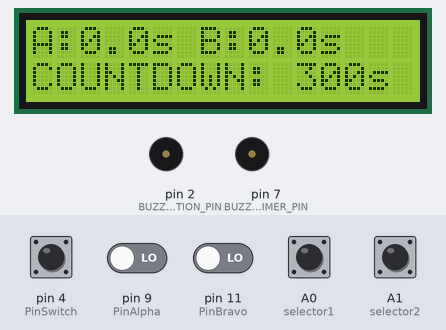
Bench run of a sketch on a simulated Arduino Uno, built with avr-gcc and run on an emulated ATmega328P. Shown: 16×2 character LCD, buzzer (waves = sounding, pin HIGH). The inputs (shaded band) are chosen by the test bench; at power-on: A0 (selector1), A1 (selector2), pin 4 (PinSwitch) HIGH, pin 9 (PinAlpha), pin 11 (PinBravo) LOW.

Above: at 3.4 s.
4.5 s: pin 9 (PinAlpha) driven HIGH
At 5.08 s:
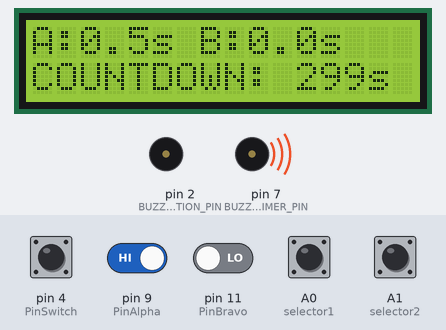
7.4 s: pin 11 (PinBravo) driven HIGH
At 8.08 s:
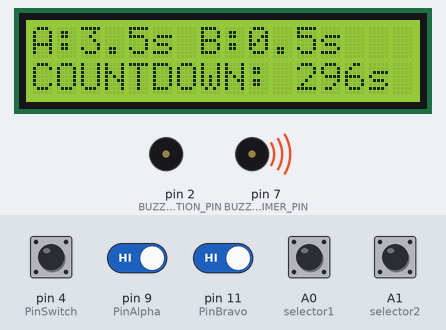
9.3 s: pin 9 (PinAlpha) driven LOW
At 10.06 s:
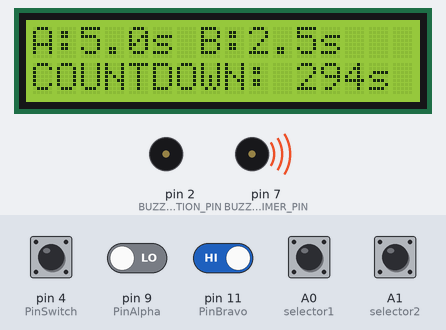
11.3 s: pin 11 (PinBravo) driven LOW
At 13.1 s:
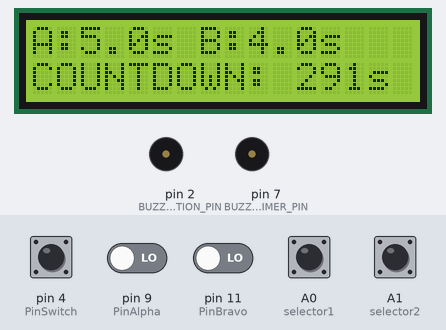
14.3 s: pin 4 (PinSwitch) pulled LOW for 1 s
At 15.2 s:
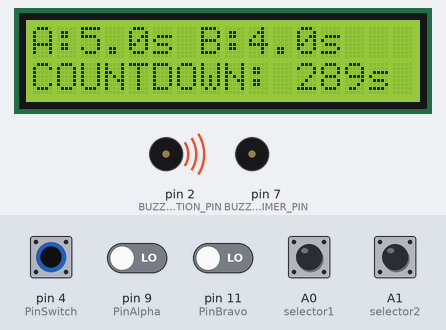
Timing chart, 0 to 17.3 s (numbered marks = the images above; inputs shaded):
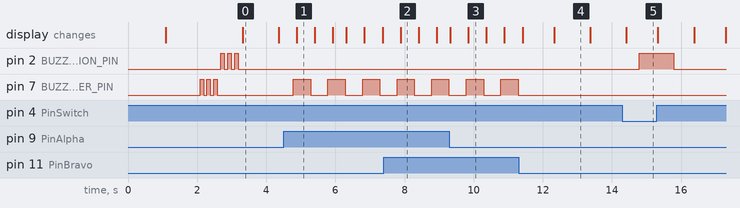

The sketch:

touchbox.ino
```cpp
// Header
#include <TimerOne.h>
#include <Wire.h>
#include <LiquidCrystal_I2C.h>

// Define
#define BUZZER_TIMER_PIN 7
#define BUZZER_VIOLATION_PIN 2

#define PinAlpha 9
#define PinBravo 11

#define PinSwitch 4


//#define DEBUG

#ifdef DEBUG
#define DEBUG_PRINT(x) Serial.print(x)
#define DEBUG_PRINTHEX(x, y) Serial.print(x, y)
#define DEBUG_PRINTLN(x) Serial.println(x)
#else
#define DEBUG_PRINT(x)
#define DEBUG_PRINTHEX(x, y)
#define DEBUG_PRINTLN(x)
#endif


// Functions
void TimingISR();
void beep_short(int count, int pin);

// Global variables
LiquidCrystal_I2C lcd(0x27, 2, 1, 0, 4, 5, 6, 7, 3, POSITIVE); // LCD

int countdown = 0;
bool isEND = false;
int second = 20;
int minute = 0;
int halfsecond = 2;
int sensing_time = 0;
int alpha_sensing_time = 0;
int bravo_sensing_time = 0;
long duration;


int beeptoggle = 0;
bool onTouchAlpha = false;
bool onTouchBravo = false;
bool onTouchSwitch = false;


void setup() {
  Serial.begin(115200); // Initialize serial communications with the PC
  while (!Serial)
    ;          // Do nothing if no serial port is opened (added for Arduinos based on ATMEGA32U4)

  // LCD
  lcd.begin(16, 2);
  lcd.backlight();
  lcd.setCursor(0, 0);
  lcd.print("Milsig Taiwan");
  delay(1000);
  lcd.setCursor(0, 1);
  lcd.print("TouchBox");
  delay(1000);


  // Buzzer
  pinMode(BUZZER_TIMER_PIN, OUTPUT);
  pinMode(BUZZER_VIOLATION_PIN, OUTPUT);

  beep_short(3, BUZZER_TIMER_PIN);
  beep_short(3, BUZZER_VIOLATION_PIN);


  //touch
  pinMode(PinAlpha, INPUT);
  pinMode(PinBravo, INPUT);

  //switch
  pinMode(PinSwitch, INPUT);


  // ISR
  Timer1.initialize(500000); // 0.5s
  Timer1.attachInterrupt(TimingISR);


  pinMode(A0, INPUT_PULLUP);//selector1
  pinMode(A1, INPUT_PULLUP);//selector2

  if (digitalRead(A0)==1 && digitalRead(A1)==1)//5min
    countdown = 300;
  else if (digitalRead(A0)==0 && digitalRead(A1)==1)//7min
    countdown = 420;
  else if (digitalRead(A0)==1 && digitalRead(A1)==0)//10min
    countdown = 600;
  else
    countdown = 720;

}

void loop() {
  lcd.clear();
  lcd.setCursor(0, 0);
  lcd.print("A:");
  lcd.print(alpha_sensing_time / 2);
  if (alpha_sensing_time % 2)
    lcd.print(".5s");
  else
    lcd.print(".0s");


  lcd.print(" B:");
  lcd.print(bravo_sensing_time / 2);
  if (bravo_sensing_time % 2)
    lcd.print(".5s");
  else
    lcd.print(".0s");

  lcd.setCursor(0, 1);
  lcd.print("COUNTDOWN: ");
  lcd.print(countdown);
  lcd.print("s");


  if(digitalRead(PinAlpha)==HIGH)
  {
    onTouchAlpha = true;
    DEBUG_PRINTLN("alpha on!");
  }
  else
    onTouchAlpha = false;

  if(digitalRead(PinBravo)==HIGH)
  {
    onTouchBravo = true;
    DEBUG_PRINTLN("bravo on!");
  }
  else
    onTouchBravo = false;

  if(digitalRead(PinSwitch)==LOW)
  {
    onTouchSwitch = true;
    DEBUG_PRINTLN("switch on!");
  }
  else
    onTouchSwitch = false;


  delay(100);


  if(countdown<=0)
  {
    isEND = true;
    digitalWrite(BUZZER_VIOLATION_PIN, LOW);
    digitalWrite(BUZZER_TIMER_PIN, LOW);
    lcd.setCursor(0, 1);
    lcd.print("STOP!");

    while(1);
  }
}


void TimingISR()
{ // 0.5s
  if(isEND)
    return;

  halfsecond--;
  if (onTouchAlpha)
  {
    alpha_sensing_time++;
  }

  if (onTouchBravo)
  {
    bravo_sensing_time++;
  }

  if (!(onTouchAlpha || onTouchBravo) && onTouchSwitch)
  {
    digitalWrite(BUZZER_VIOLATION_PIN, HIGH);
  }
  else
  {
    digitalWrite(BUZZER_VIOLATION_PIN, LOW);
  }


  beeptoggle = (~beeptoggle);
  if (beeptoggle && (onTouchAlpha || onTouchBravo))
  {
    digitalWrite(BUZZER_TIMER_PIN, HIGH);
  }
  else
  {
    digitalWrite(BUZZER_TIMER_PIN, LOW);
  }

  if (halfsecond == 0)
  {
    halfsecond = 2;
    countdown--;
  }

}


void beep_short(int count, int pin)
{
  while (count--)
  {
    digitalWrite(pin, HIGH);
    delay(100);
    digitalWrite(pin, LOW);
    delay(100);
  }
  digitalWrite(pin, LOW);
}
```

Measured:
- after the input at 4.5 s, pin 7 (BUZZER_TIMER_PIN): alternates HIGH for 0.50 s and LOW for 0.50 s, starting after 0.29 s
- after the input at 11.3 s, pin 7 (BUZZER_TIMER_PIN): stops changing and stays LOW
- after the input at 14.3 s, pin 2 (BUZZER_VIOLATION_PIN): LOW → HIGH after 0.49 s, → LOW 1.0 s later
- what the display in image 0 shows lasts 1.1 s, from 3.3 s to 4.4 s
- what the display in image 1 shows lasts 0.5 s, from 4.9 s to 5.4 s
